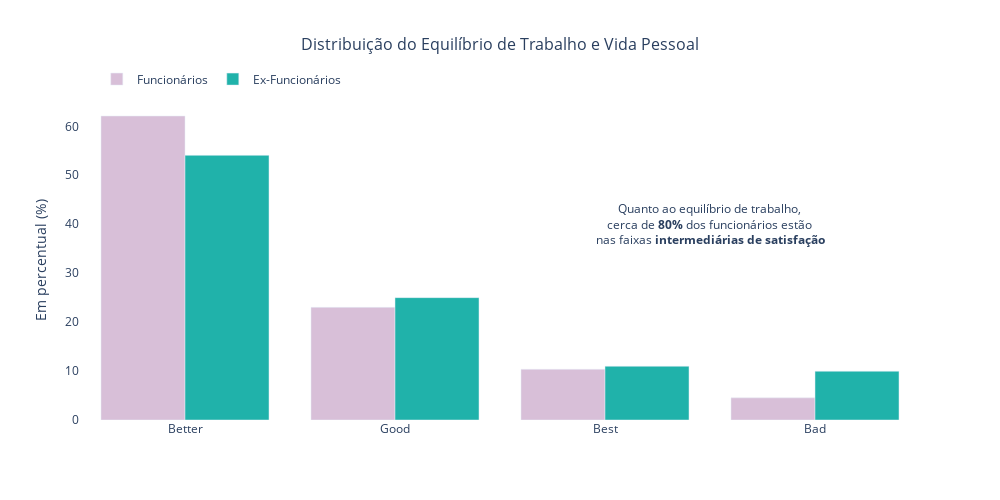

Write notebook code for a chart like this one.
### Code cell
# Distribuição da Satisfação dos Funcionários com o Equilíbrio de Trabalho e Vida Pessoal

fig = go.Figure()

fig.add_trace(go.Bar(
    x=dados_funcionarios['WorkLifeBalance'].value_counts(normalize=True).index,
    y=dados_funcionarios['WorkLifeBalance'].value_counts(normalize=True)*100,
    marker_color='thistle',
    name='Funcionários'
))

fig.add_trace(go.Bar(
    x=dados_ex_funcionarios['WorkLifeBalance'].value_counts(normalize=True).index,
    y=dados_ex_funcionarios['WorkLifeBalance'].value_counts(normalize=True)*100,
    marker_color='lightseagreen',
    name='Ex-Funcionários'
))

fig.update_layout(
    title='Distribuição do Equilíbrio de Trabalho e Vida Pessoal',
    title_x=0.5,  
    title_font=dict(size=16),  
    barmode='group',
    width=1000, 
    height=500,  
    plot_bgcolor='rgba(0,0,0,0)',
    legend=dict(
        orientation="h",
        yanchor="bottom",
        y=1.02,
        xanchor="left",
        x=0.02  
    ))

fig.add_annotation(
    x=2.5, 
    y=40,
    text="Quanto ao equilíbrio de trabalho, <br>cerca de <b>80%</b> dos funcionários estão <br>nas faixas <b>intermediárias de satisfação",
    showarrow=False,
    font=dict(size=12),
    align='center'
)

fig.update_yaxes(title="Em percentual (%)") # atualizando eixo y

fig.show()

### Figure 1 — Plotly figure (JSON) as saved in the notebook; plotly's stock layout.template omitted (floating-point values rounded to 4 significant figures)
{"data": [{"marker": {"color": "thistle"}, "name": "Funcionários", "type": "bar", "x": ["Better", "Good", "Best", "Bad"], "y": [62.1, 23.02, 10.36, 4.521]}, {"marker": {"color": "lightseagreen"}, "name": "Ex-Funcionários", "type": "bar", "x": ["Better", "Good", "Best", "Bad"], "y": [54.07, 25, 10.98, 9.959]}], "layout": {"annotations": [{"align": "center", "font": {"size": 12}, "showarrow": false, "text": "Quanto ao equilíbrio de trabalho, <br>cerca de <b>80%</b> dos funcionários estão <br>nas faixas <b>intermediárias de satisfação", "x": 2.5, "y": 40}], "barmode": "group", "height": 500, "legend": {"orientation": "h", "x": 0.02, "xanchor": "left", "y": 1.02, "yanchor": "bottom"}, "plot_bgcolor": "rgba(0,0,0,0)", "title": {"font": {"size": 16}, "text": "Distribuição do Equilíbrio de Trabalho e Vida Pessoal", "x": 0.5}, "width": 1000, "yaxis": {"title": {"text": "Em percentual (%)"}}}}
